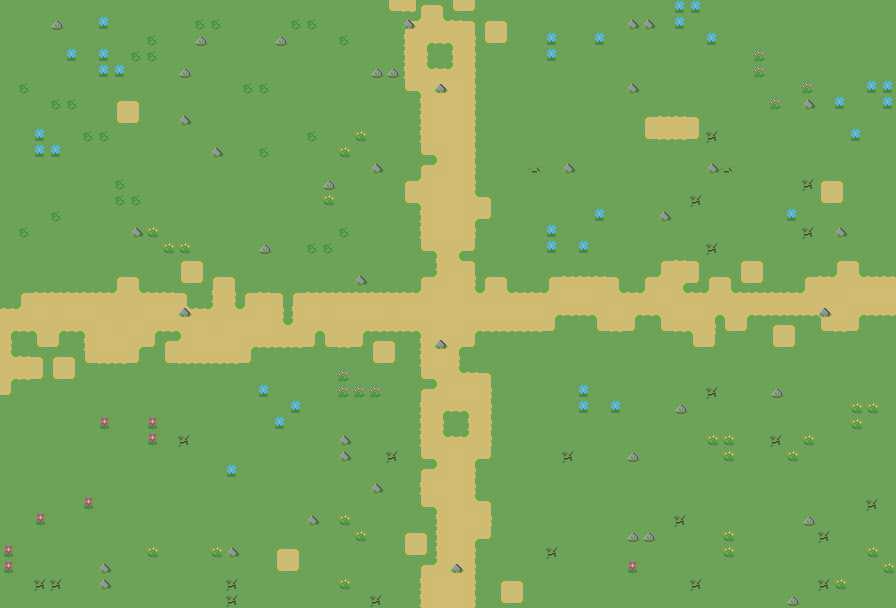

This is a level from a 2D game, rendered from its Tiled map with the project's own tilesets. A one-line summary and the map file follow, with tile-layer data summarised:
An orthogonal 56x38 tile map with 16x16 px tiles, 3 tile layers (ground, ground_upper, ground_objects), 4 tilesets.

<map version="1.5" tiledversion="1.7.2" orientation="orthogonal" renderorder="right-down" width="56" height="38" tilewidth="16" tileheight="16" infinite="0" nextlayerid="12" nextobjectid="59">
 <tileset firstgid="1" name="grass" tilewidth="16" tileheight="16" tilecount="15" columns="5">
  <image source="../images/tilesets/Grass.png" width="80" height="48" />
 </tileset>
 <tileset firstgid="16" name="sand" tilewidth="16" tileheight="16" tilecount="15" columns="5">
  <image source="../images/tilesets/Sand.png" width="80" height="48" />
 </tileset>
 <tileset firstgid="31" name="plants and trees" tilewidth="16" tileheight="16" tilecount="18" columns="3">
  <image source="../images/tilesets/Plants and Trees.png" width="48" height="96" />
 </tileset>
 <tileset firstgid="49" name="water" tilewidth="16" tileheight="16" tilecount="80" columns="20">
  <image source="../images/tilesets/WaterEdge SpriteSheet.png" width="320" height="64" />
 </tileset>
 <layer id="1" name="ground" width="56" height="38">
  <data>[2128 cells, 2128 non-empty, 1 distinct tile ids]</data>
 </layer>
 <layer id="10" name="ground_upper" width="56" height="38">
  <data>[2128 cells, 432 non-empty, 15 distinct tile ids]</data>
 </layer>
 <layer id="11" name="ground_objects" width="56" height="38">
  <data>[2128 cells, 161 non-empty, 9 distinct tile ids]</data>
 </layer>
 <objectgroup id="6" name="obstacles_objects" />
</map>
